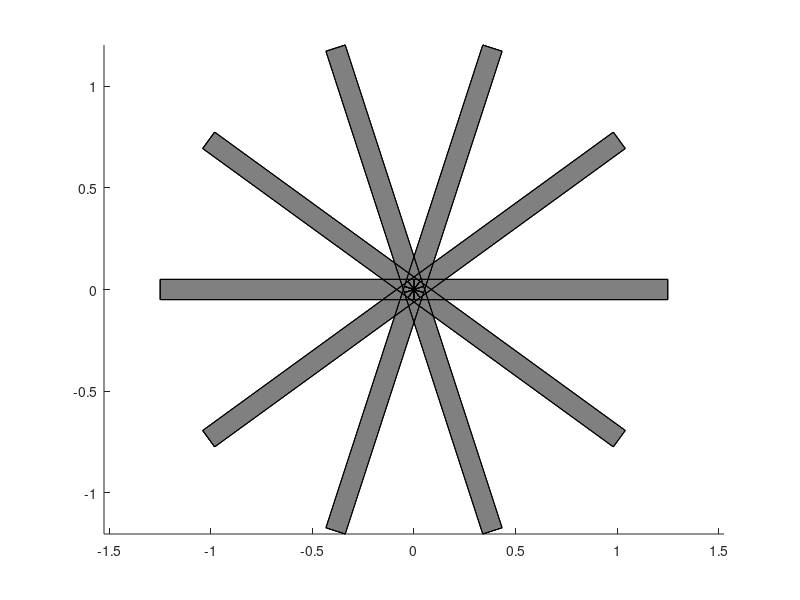

MATLAB code for this plot:

%Draw Hex
% parameters for drawing aircraft
% scale size
scale = 5;
    
spoke.h = 0.02;
spoke.w = 0.02;
spoke.l = 0.25;

center.above = 0.1;
center.below = 0.1;
center.r = 0.1;

nRotors = 10;

angle = 2*pi/nRotors;

% Define the vertices (physical location of vertices
  V_rotor = [...
	 0,       -spoke.w/2,  spoke.h/2; % inside 4 of spoke
     0,        spoke.w/2,  spoke.h/2; % inside 4 of spoke
     0,        spoke.w/2, -spoke.h/2; % inside 4 of spoke
     0,       -spoke.w/2, -spoke.h/2; % inside 4 of spoke
     spoke.l, -spoke.w/2,  spoke.h/2; % outside 4 of spoke
     spoke.l,  spoke.w/2,  spoke.h/2; % outside 4 of spoke
     spoke.l,  spoke.w/2, -spoke.h/2; % outside 4 of spoke
     spoke.l, -spoke.w/2, -spoke.h/2; % outside 4 of spoke
%      0,        0,          -center.above; % tip
%      cos(angle/2)*center.r,  sin(angle/2)*center.r,  center.below; % base1
%      cos(angle/2)*center.r, -sin(angle/2)*center.r,  center.below; % base2
%      0, 0,  center.below; % base_center
  ];

% define faces as a list of vertices numbered above
  F_rotor = [...
        1,2,3,4; % strut inside
        5,6,7,8; % strut outside
        1,2,6,5; % strut top
        2,3,7,6; % strut side
        3,4,8,7; % strut bottom
        4,1,5,8]; % strut side
%         9,10,11,11; % center face 
%         12,10,11,11]; % center bottom 

% define colors for each face    
  myred = [0.5, 0.5, 0.5];
  mygreen = [0.5, 0.5, 0.5];
  myblue = [0.5, 0.5, 0.5];
  myyellow = [0.5, 0.5, 0.5];
  mycyan = [0.5, 0.5, 0.5];
  mywhite = [0.5, 0.5, 0.5];

  colors_rotor = [...
     myred;...      
     myred;
     mygreen;...    
     myblue;...     
     myyellow;...   
     mycyan;... 
     mywhite;... 
     mywhite;... 
    ];

  V_rotor = scale*V_rotor;   % rescale vertices

  V = [];
  F = [];
  colors = [];
  for rotor = 0:nRotors-1
    angle = rotor*2*pi/nRotors;
    R = [cos(angle), sin(angle),0;
        -sin(angle), cos(angle),0;
         0,0,1];
    V = [V;V_rotor*R];
    F = [F;F_rotor+rotor*size(V_rotor,1)];
    colors = [colors;colors_rotor];
  end
  
  colors(3,:) = myred; 
  colors(4,:) = myred; 
  colors(5,:) = myred; 
  colors(6,:) = myred;
  
  figure(1), clf
  patch('Vertices', V, 'Faces', F,...
                 'FaceVertexCData',colors,...
                 'FaceColor','flat')
  axis equal

  
